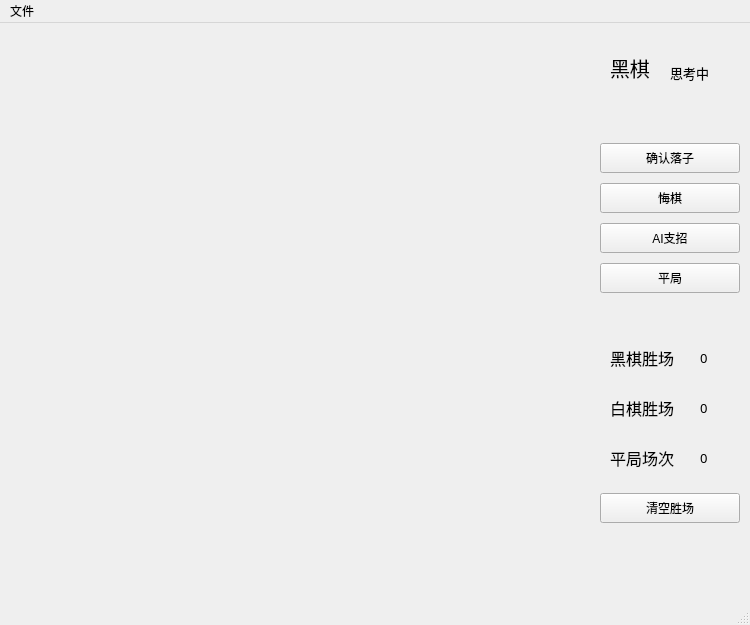
<?xml version="1.0" encoding="UTF-8"?>
<ui version="4.0">
 <class>MainWindow</class>
 <widget class="QMainWindow" name="MainWindow">
  <property name="geometry">
   <rect>
    <x>0</x>
    <y>0</y>
    <width>750</width>
    <height>625</height>
   </rect>
  </property>
  <property name="minimumSize">
   <size>
    <width>750</width>
    <height>625</height>
   </size>
  </property>
  <property name="maximumSize">
   <size>
    <width>750</width>
    <height>625</height>
   </size>
  </property>
  <property name="windowTitle">
   <string>MainWindow</string>
  </property>
  <widget class="QWidget" name="centralwidget">
   <widget class="QLabel" name="label">
    <property name="geometry">
     <rect>
      <x>670</x>
      <y>35</y>
      <width>101</width>
      <height>30</height>
     </rect>
    </property>
    <property name="font">
     <font>
      <family>Microsoft YaHei</family>
      <pointsize>10</pointsize>
     </font>
    </property>
    <property name="text">
     <string>思考中</string>
    </property>
   </widget>
   <widget class="QLabel" name="labelPiece">
    <property name="geometry">
     <rect>
      <x>610</x>
      <y>30</y>
      <width>61</width>
      <height>30</height>
     </rect>
    </property>
    <property name="font">
     <font>
      <family>Microsoft YaHei</family>
      <pointsize>15</pointsize>
     </font>
    </property>
    <property name="text">
     <string>黑棋</string>
    </property>
   </widget>
   <widget class="QPushButton" name="pushButton_3">
    <property name="geometry">
     <rect>
      <x>600</x>
      <y>200</y>
      <width>140</width>
      <height>30</height>
     </rect>
    </property>
    <property name="text">
     <string>AI支招</string>
    </property>
   </widget>
   <widget class="QPushButton" name="Repentance">
    <property name="geometry">
     <rect>
      <x>600</x>
      <y>160</y>
      <width>140</width>
      <height>30</height>
     </rect>
    </property>
    <property name="text">
     <string>悔棋</string>
    </property>
   </widget>
   <widget class="QPushButton" name="sureClick">
    <property name="geometry">
     <rect>
      <x>600</x>
      <y>120</y>
      <width>140</width>
      <height>30</height>
     </rect>
    </property>
    <property name="text">
     <string>确认落子</string>
    </property>
   </widget>
   <widget class="QLabel" name="Bl">
    <property name="geometry">
     <rect>
      <x>700</x>
      <y>320</y>
      <width>81</width>
      <height>30</height>
     </rect>
    </property>
    <property name="font">
     <font>
      <family>Microsoft YaHei</family>
      <pointsize>10</pointsize>
     </font>
    </property>
    <property name="text">
     <string>0</string>
    </property>
   </widget>
   <widget class="QLabel" name="labelPiece_2">
    <property name="geometry">
     <rect>
      <x>610</x>
      <y>320</y>
      <width>81</width>
      <height>30</height>
     </rect>
    </property>
    <property name="font">
     <font>
      <family>Microsoft YaHei</family>
      <pointsize>12</pointsize>
     </font>
    </property>
    <property name="text">
     <string>黑棋胜场</string>
    </property>
   </widget>
   <widget class="QLabel" name="labelPiece_3">
    <property name="geometry">
     <rect>
      <x>610</x>
      <y>370</y>
      <width>81</width>
      <height>30</height>
     </rect>
    </property>
    <property name="font">
     <font>
      <family>Microsoft YaHei</family>
      <pointsize>12</pointsize>
     </font>
    </property>
    <property name="text">
     <string>白棋胜场</string>
    </property>
   </widget>
   <widget class="QLabel" name="Wh">
    <property name="geometry">
     <rect>
      <x>700</x>
      <y>370</y>
      <width>51</width>
      <height>30</height>
     </rect>
    </property>
    <property name="font">
     <font>
      <family>Microsoft YaHei</family>
      <pointsize>10</pointsize>
     </font>
    </property>
    <property name="text">
     <string>0</string>
    </property>
   </widget>
   <widget class="QPushButton" name="pushButton_5">
    <property name="geometry">
     <rect>
      <x>600</x>
      <y>240</y>
      <width>140</width>
      <height>30</height>
     </rect>
    </property>
    <property name="text">
     <string>平局</string>
    </property>
   </widget>
   <widget class="QLabel" name="labelPiece_4">
    <property name="geometry">
     <rect>
      <x>610</x>
      <y>420</y>
      <width>81</width>
      <height>30</height>
     </rect>
    </property>
    <property name="font">
     <font>
      <family>Microsoft YaHei</family>
      <pointsize>12</pointsize>
     </font>
    </property>
    <property name="text">
     <string>平局场次</string>
    </property>
   </widget>
   <widget class="QLabel" name="Eq">
    <property name="geometry">
     <rect>
      <x>700</x>
      <y>420</y>
      <width>51</width>
      <height>30</height>
     </rect>
    </property>
    <property name="font">
     <font>
      <family>Microsoft YaHei</family>
      <pointsize>10</pointsize>
     </font>
    </property>
    <property name="text">
     <string>0</string>
    </property>
   </widget>
   <widget class="QPushButton" name="pushButton_6">
    <property name="geometry">
     <rect>
      <x>600</x>
      <y>470</y>
      <width>140</width>
      <height>30</height>
     </rect>
    </property>
    <property name="text">
     <string>清空胜场</string>
    </property>
   </widget>
  </widget>
  <widget class="QMenuBar" name="menubar">
   <property name="geometry">
    <rect>
     <x>0</x>
     <y>0</y>
     <width>750</width>
     <height>26</height>
    </rect>
   </property>
   <widget class="QMenu" name="menuFile">
    <property name="title">
     <string>文件</string>
    </property>
    <addaction name="actionNewGame"/>
    <addaction name="actionReadGame"/>
    <addaction name="actionSaveGame"/>
   </widget>
   <addaction name="menuFile"/>
  </widget>
  <widget class="QStatusBar" name="statusbar"/>
  <action name="actionNewGame">
   <property name="text">
    <string>开始新游戏</string>
   </property>
  </action>
  <action name="actionReadGame">
   <property name="text">
    <string>读取游戏</string>
   </property>
  </action>
  <action name="actionSaveGame">
   <property name="text">
    <string>保存游戏</string>
   </property>
  </action>
 </widget>
 <resources/>
 <connections/>
</ui>
